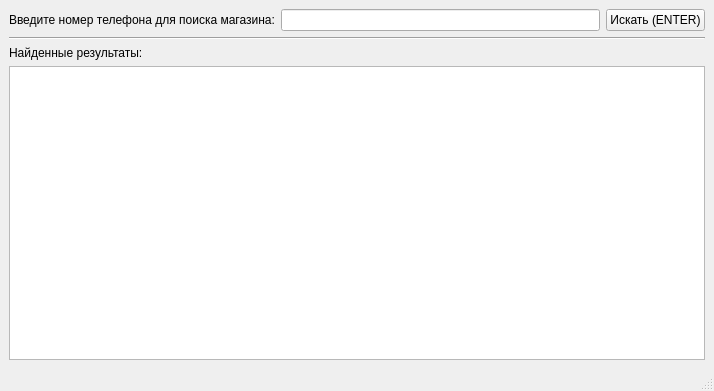
<?xml version="1.0" encoding="UTF-8"?>
<ui version="4.0">
 <class>MainWindow</class>
 <widget class="QMainWindow" name="MainWindow">
  <property name="geometry">
   <rect>
    <x>0</x>
    <y>0</y>
    <width>714</width>
    <height>391</height>
   </rect>
  </property>
  <property name="sizePolicy">
   <sizepolicy hsizetype="Minimum" vsizetype="MinimumExpanding">
    <horstretch>0</horstretch>
    <verstretch>0</verstretch>
   </sizepolicy>
  </property>
  <property name="windowTitle">
   <string>findShopByPhone - akulov.a</string>
  </property>
  <widget class="QWidget" name="centralwidget">
   <layout class="QGridLayout" name="gridLayout_3" rowstretch="0,0,0,1" columnstretch="0" columnminimumwidth="0">
    <item row="0" column="0">
     <layout class="QHBoxLayout" name="horizontalLayout">
      <item>
       <widget class="QLabel" name="label">
        <property name="text">
         <string>Введите номер телефона для поиска магазина:</string>
        </property>
       </widget>
      </item>
      <item>
       <widget class="QLineEdit" name="lineEdit"/>
      </item>
      <item>
       <widget class="QPushButton" name="pushButton">
        <property name="sizePolicy">
         <sizepolicy hsizetype="Minimum" vsizetype="Fixed">
          <horstretch>0</horstretch>
          <verstretch>0</verstretch>
         </sizepolicy>
        </property>
        <property name="text">
         <string>Искать (ENTER)</string>
        </property>
       </widget>
      </item>
     </layout>
    </item>
    <item row="1" column="0">
     <widget class="Line" name="line">
      <property name="sizePolicy">
       <sizepolicy hsizetype="Preferred" vsizetype="Fixed">
        <horstretch>0</horstretch>
        <verstretch>0</verstretch>
       </sizepolicy>
      </property>
      <property name="minimumSize">
       <size>
        <width>0</width>
        <height>0</height>
       </size>
      </property>
      <property name="lineWidth">
       <number>1</number>
      </property>
      <property name="orientation">
       <enum>Qt::Horizontal</enum>
      </property>
     </widget>
    </item>
    <item row="2" column="0">
     <layout class="QGridLayout" name="gridLayout_2" columnstretch="1,0">
      <item row="0" column="0">
       <widget class="QLabel" name="label_2">
        <property name="text">
         <string>Найденные результаты:</string>
        </property>
       </widget>
      </item>
      <item row="0" column="1">
       <widget class="QLabel" name="label_3">
        <property name="sizePolicy">
         <sizepolicy hsizetype="Minimum" vsizetype="Preferred">
          <horstretch>0</horstretch>
          <verstretch>0</verstretch>
         </sizepolicy>
        </property>
        <property name="text">
         <string/>
        </property>
       </widget>
      </item>
     </layout>
    </item>
    <item row="3" column="0">
     <layout class="QGridLayout" name="gridLayout" rowstretch="0" columnstretch="1">
      <property name="sizeConstraint">
       <enum>QLayout::SetMaximumSize</enum>
      </property>
      <item row="0" column="0">
       <widget class="QListWidget" name="listWidget"/>
      </item>
     </layout>
    </item>
   </layout>
  </widget>
  <widget class="QStatusBar" name="statusbar"/>
 </widget>
 <resources/>
 <connections>
  <connection>
   <sender>lineEdit</sender>
   <signal>returnPressed()</signal>
   <receiver>pushButton</receiver>
   <slot>animateClick()</slot>
   <hints>
    <hint type="sourcelabel">
     <x>594</x>
     <y>11</y>
    </hint>
    <hint type="destinationlabel">
     <x>678</x>
     <y>18</y>
    </hint>
   </hints>
  </connection>
 </connections>
</ui>
